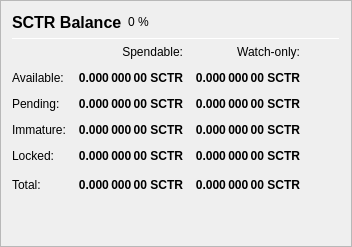
                   <widget class="QFrame" name="frame_Balances">
                    <property name="frameShape">
                     <enum>QFrame::StyledPanel</enum>
                    </property>
                    <property name="frameShadow">
                     <enum>QFrame::Raised</enum>
                    </property>
                    <layout class="QVBoxLayout" name="verticalLayout_4">
                     <item>
                      <layout class="QHBoxLayout" name="horizontalLayout_4">
                       <item>
                        <widget class="QLabel" name="label_5">
                         <property name="minimumSize">
                          <size>
                           <width>0</width>
                           <height>20</height>
                          </size>
                         </property>
                         <property name="font">
                          <font>
                           <pointsize>12</pointsize>
                           <weight>75</weight>
                           <bold>true</bold>
                          </font>
                         </property>
                         <property name="text">
                          <string>SCTR Balance</string>
                         </property>
                        </widget>
                       </item>
                       <item>
                        <widget class="QLabel" name="labelSCTRPercent">
                         <property name="text">
                          <string notr="true">0 %</string>
                         </property>
                        </widget>
                       </item>
                       <item>
                        <spacer name="horizontalSpacer_3">
                         <property name="orientation">
                          <enum>Qt::Horizontal</enum>
                         </property>
                         <property name="sizeHint" stdset="0">
                          <size>
                           <width>40</width>
                           <height>20</height>
                          </size>
                         </property>
                        </spacer>
                       </item>
                      </layout>
                     </item>
                     <item>
                      <widget class="Line" name="line_Balance">
                       <property name="minimumSize">
                        <size>
                         <width>0</width>
                         <height>1</height>
                        </size>
                       </property>
                       <property name="maximumSize">
                        <size>
                         <width>16777215</width>
                         <height>1</height>
                        </size>
                       </property>
                       <property name="orientation">
                        <enum>Qt::Horizontal</enum>
                       </property>
                      </widget>
                     </item>
                     <item>
                      <layout class="QGridLayout" name="gridLayout">
                       <property name="spacing">
                        <number>12</number>
                       </property>
                       <item row="0" column="1">
                        <widget class="QLabel" name="labelSpendable">
                         <property name="text">
                          <string>Spendable:</string>
                         </property>
                         <property name="alignment">
                          <set>Qt::AlignRight|Qt::AlignTrailing|Qt::AlignVCenter</set>
                         </property>
                        </widget>
                       </item>
                       <item row="0" column="2">
                        <widget class="QLabel" name="labelWatchonly">
                         <property name="text">
                          <string>Watch-only:</string>
                         </property>
                         <property name="alignment">
                          <set>Qt::AlignRight|Qt::AlignTrailing|Qt::AlignVCenter</set>
                         </property>
                        </widget>
                       </item>
                       <item row="1" column="0">
                        <widget class="QLabel" name="labelBalanceText">
                         <property name="text">
                          <string>Available:</string>
                         </property>
                        </widget>
                       </item>
                       <item row="1" column="1">
                        <widget class="QLabel" name="labelBalance">
                         <property name="font">
                          <font>
                           <weight>75</weight>
                           <bold>true</bold>
                          </font>
                         </property>
                         <property name="cursor">
                          <cursorShape>IBeamCursor</cursorShape>
                         </property>
                         <property name="toolTip">
                          <string>Your current spendable balance</string>
                         </property>
                         <property name="text">
                          <string notr="true">0.000 000 00 SCTR</string>
                         </property>
                         <property name="alignment">
                          <set>Qt::AlignRight|Qt::AlignTrailing|Qt::AlignVCenter</set>
                         </property>
                         <property name="textInteractionFlags">
                          <set>Qt::LinksAccessibleByMouse|Qt::TextSelectableByKeyboard|Qt::TextSelectableByMouse</set>
                         </property>
                        </widget>
                       </item>
                       <item row="1" column="2">
                        <widget class="QLabel" name="labelWatchAvailable">
                         <property name="font">
                          <font>
                           <weight>75</weight>
                           <bold>true</bold>
                          </font>
                         </property>
                         <property name="cursor">
                          <cursorShape>IBeamCursor</cursorShape>
                         </property>
                         <property name="toolTip">
                          <string>Your current balance in watch-only addresses</string>
                         </property>
                         <property name="text">
                          <string notr="true">0.000 000 00 SCTR</string>
                         </property>
                         <property name="alignment">
                          <set>Qt::AlignRight|Qt::AlignTrailing|Qt::AlignVCenter</set>
                         </property>
                         <property name="textInteractionFlags">
                          <set>Qt::LinksAccessibleByMouse|Qt::TextSelectableByKeyboard|Qt::TextSelectableByMouse</set>
                         </property>
                        </widget>
                       </item>
                       <item row="2" column="0">
                        <widget class="QLabel" name="labelPendingText">
                         <property name="text">
                          <string>Pending:</string>
                         </property>
                        </widget>
                       </item>
                       <item row="2" column="1">
                        <widget class="QLabel" name="labelUnconfirmed">
                         <property name="font">
                          <font>
                           <weight>75</weight>
                           <bold>true</bold>
                          </font>
                         </property>
                         <property name="cursor">
                          <cursorShape>IBeamCursor</cursorShape>
                         </property>
                         <property name="toolTip">
                          <string>Total of transactions that have yet to be confirmed, and do not yet count toward the spendable balance</string>
                         </property>
                         <property name="text">
                          <string notr="true">0.000 000 00 SCTR</string>
                         </property>
                         <property name="alignment">
                          <set>Qt::AlignRight|Qt::AlignTrailing|Qt::AlignVCenter</set>
                         </property>
                         <property name="textInteractionFlags">
                          <set>Qt::LinksAccessibleByMouse|Qt::TextSelectableByKeyboard|Qt::TextSelectableByMouse</set>
                         </property>
                        </widget>
                       </item>
                       <item row="2" column="2">
                        <widget class="QLabel" name="labelWatchPending">
                         <property name="font">
                          <font>
                           <weight>75</weight>
                           <bold>true</bold>
                          </font>
                         </property>
                         <property name="cursor">
                          <cursorShape>IBeamCursor</cursorShape>
                         </property>
                         <property name="toolTip">
                          <string>Unconfirmed transactions to watch-only addresses</string>
                         </property>
                         <property name="text">
                          <string notr="true">0.000 000 00 SCTR</string>
                         </property>
                         <property name="alignment">
                          <set>Qt::AlignRight|Qt::AlignTrailing|Qt::AlignVCenter</set>
                         </property>
                         <property name="textInteractionFlags">
                          <set>Qt::LinksAccessibleByMouse|Qt::TextSelectableByKeyboard|Qt::TextSelectableByMouse</set>
                         </property>
                        </widget>
                       </item>
                       <item row="3" column="0">
                        <widget class="QLabel" name="labelImmatureText">
                         <property name="text">
                          <string>Immature:</string>
                         </property>
                        </widget>
                       </item>
                       <item row="3" column="1">
                        <widget class="QLabel" name="labelImmature">
                         <property name="font">
                          <font>
                           <weight>75</weight>
                           <bold>true</bold>
                          </font>
                         </property>
                         <property name="cursor">
                          <cursorShape>IBeamCursor</cursorShape>
                         </property>
                         <property name="toolTip">
                          <string>Staked or masternode rewards that has not yet matured</string>
                         </property>
                         <property name="text">
                          <string notr="true">0.000 000 00 SCTR</string>
                         </property>
                         <property name="alignment">
                          <set>Qt::AlignRight|Qt::AlignTrailing|Qt::AlignVCenter</set>
                         </property>
                         <property name="textInteractionFlags">
                          <set>Qt::LinksAccessibleByMouse|Qt::TextSelectableByKeyboard|Qt::TextSelectableByMouse</set>
                         </property>
                        </widget>
                       </item>
                       <item row="3" column="2">
                        <widget class="QLabel" name="labelWatchImmature">
                         <property name="font">
                          <font>
                           <weight>75</weight>
                           <bold>true</bold>
                          </font>
                         </property>
                         <property name="cursor">
                          <cursorShape>IBeamCursor</cursorShape>
                         </property>
                         <property name="toolTip">
                          <string>Staked or masternode rewards in watch-only addresses that has not yet matured</string>
                         </property>
                         <property name="text">
                          <string notr="true">0.000 000 00 SCTR</string>
                         </property>
                         <property name="alignment">
                          <set>Qt::AlignRight|Qt::AlignTrailing|Qt::AlignVCenter</set>
                         </property>
                         <property name="textInteractionFlags">
                          <set>Qt::LinksAccessibleByMouse|Qt::TextSelectableByKeyboard|Qt::TextSelectableByMouse</set>
                         </property>
                        </widget>
                       </item>
                       <item row="4" column="0">
                        <widget class="QLabel" name="labelLockedBalanceText">
                         <property name="toolTip">
                          <string>Locked SCTR or Masternode collaterals. These are excluded from zSCTR minting.</string>
                         </property>
                         <property name="text">
                          <string>Locked:</string>
                         </property>
                        </widget>
                       </item>
                       <item row="4" column="1">
                        <widget class="QLabel" name="labelLockedBalance">
                         <property name="font">
                          <font>
                           <weight>75</weight>
                           <bold>true</bold>
                          </font>
                         </property>
                         <property name="cursor">
                          <cursorShape>IBeamCursor</cursorShape>
                         </property>
                         <property name="toolTip">
                          <string>Locked SCTR or Masternode collaterals. These are excluded from zSCTR minting.</string>
                         </property>
                         <property name="text">
                          <string notr="true">0.000 000 00 SCTR</string>
                         </property>
                         <property name="alignment">
                          <set>Qt::AlignRight|Qt::AlignTrailing|Qt::AlignVCenter</set>
                         </property>
                         <property name="textInteractionFlags">
                          <set>Qt::LinksAccessibleByMouse|Qt::TextSelectableByKeyboard|Qt::TextSelectableByMouse</set>
                         </property>
                        </widget>
                       </item>
                       <item row="4" column="2">
                        <widget class="QLabel" name="labelWatchLocked">
                         <property name="font">
                          <font>
                           <weight>75</weight>
                           <bold>true</bold>
                          </font>
                         </property>
                         <property name="cursor">
                          <cursorShape>IBeamCursor</cursorShape>
                         </property>
                         <property name="toolTip">
                          <string>Current locked balance in watch-only addresses</string>
                         </property>
                         <property name="text">
                          <string notr="true">0.000 000 00 SCTR</string>
                         </property>
                         <property name="alignment">
                          <set>Qt::AlignRight|Qt::AlignTrailing|Qt::AlignVCenter</set>
                         </property>
                         <property name="textInteractionFlags">
                          <set>Qt::LinksAccessibleByMouse|Qt::TextSelectableByKeyboard|Qt::TextSelectableByMouse</set>
                         </property>
                        </widget>
                       </item>
                       <item row="5" column="0">
                        <widget class="QLabel" name="labelTotalText">
                         <property name="toolTip">
                          <string>Your current SCTR balance, unconfirmed and immature transactions included</string>
                         </property>
                         <property name="text">
                          <string>Total:</string>
                         </property>
                        </widget>
                       </item>
                       <item row="5" column="1">
                        <widget class="QLabel" name="labelTotal">
                         <property name="font">
                          <font>
                           <weight>75</weight>
                           <bold>true</bold>
                          </font>
                         </property>
                         <property name="cursor">
                          <cursorShape>IBeamCursor</cursorShape>
                         </property>
                         <property name="toolTip">
                          <string>Your current SCTR balance, unconfirmed and immature transactions included</string>
                         </property>
                         <property name="text">
                          <string notr="true">0.000 000 00 SCTR</string>
                         </property>
                         <property name="alignment">
                          <set>Qt::AlignRight|Qt::AlignTrailing|Qt::AlignVCenter</set>
                         </property>
                         <property name="textInteractionFlags">
                          <set>Qt::LinksAccessibleByMouse|Qt::TextSelectableByKeyboard|Qt::TextSelectableByMouse</set>
                         </property>
                        </widget>
                       </item>
                       <item row="5" column="2">
                        <widget class="QLabel" name="labelWatchTotal">
                         <property name="font">
                          <font>
                           <weight>75</weight>
                           <bold>true</bold>
                          </font>
                         </property>
                         <property name="cursor">
                          <cursorShape>IBeamCursor</cursorShape>
                         </property>
                         <property name="toolTip">
                          <string>Current total balance in watch-only addresses</string>
                         </property>
                         <property name="text">
                          <string notr="true">0.000 000 00 SCTR</string>
                         </property>
                         <property name="alignment">
                          <set>Qt::AlignRight|Qt::AlignTrailing|Qt::AlignVCenter</set>
                         </property>
                         <property name="textInteractionFlags">
                          <set>Qt::LinksAccessibleByMouse|Qt::TextSelectableByKeyboard|Qt::TextSelectableByMouse</set>
                         </property>
                        </widget>
                       </item>
                       <item row="5" column="3">
                        <spacer name="horizontalSpacer_9">
                         <property name="orientation">
                          <enum>Qt::Horizontal</enum>
                         </property>
                         <property name="sizeHint" stdset="0">
                          <size>
                           <width>40</width>
                           <height>20</height>
                          </size>
                         </property>
                        </spacer>
                       </item>
                      </layout>
                     </item>
                     <item>
                      <spacer name="verticalSpacer_3">
                       <property name="orientation">
                        <enum>Qt::Vertical</enum>
                       </property>
                       <property name="sizeHint" stdset="0">
                        <size>
                         <width>20</width>
                         <height>40</height>
                        </size>
                       </property>
                      </spacer>
                     </item>
                    </layout>
                   </widget>
